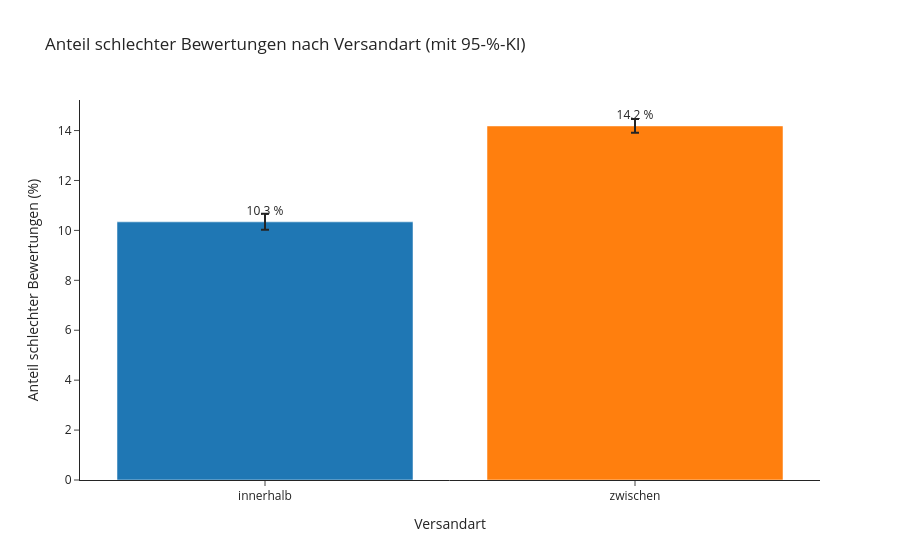

The code cell stored with this chart in its notebook:
### Code cell
# Daten für die Grafik vorbereiten
plot_a = tab_a.reset_index()
plot_a["Versandart"] = plot_a["interstate"].map({False: "innerhalb", True: "zwischen"})
plot_a["Anteil (%)"] = plot_a["share_bad"] * 100
plot_a["Fehler oben"] = (plot_a["ci_high"] - plot_a["share_bad"]) * 100
plot_a["Fehler unten"] = (plot_a["share_bad"] - plot_a["ci_low"]) * 100

# Balkendiagramm mit Konfidenzintervallen
fig = px.bar(
    plot_a,
    x="Versandart",
    y="Anteil (%)",
    error_y="Fehler oben",
    error_y_minus="Fehler unten",
    text=plot_a["Anteil (%)"].round(1).astype(str) + " %",
    hover_data={"n_orders": True, "n_bad": True},
    color="Versandart",
    title="Anteil schlechter Bewertungen nach Versandart (mit 95-%-KI)",
    template='simple_white'
)
fig.update_traces(textposition="outside")
fig.update_layout(showlegend=False, yaxis_title="Anteil schlechter Bewertungen (%)")
fig.show()

### Figure 1 — Plotly figure (JSON) as saved in the notebook; plotly's stock layout.template omitted (floating-point values rounded to 4 significant figures)
{"data": [{"customdata": [[34365, 3554]], "error_y": {"array": [0.3264], "arrayminus": [0.3175]}, "hovertemplate": "Versandart=%{x}<br>Anteil (%)=%{y}<br>text=%{text}<br>n_orders=%{customdata[0]}<br>n_bad=%{customdata[1]}<extra></extra>", "legendgroup": "innerhalb", "marker": {"color": "#1F77B4", "pattern": {"shape": ""}}, "name": "innerhalb", "orientation": "v", "showlegend": true, "text": ["10.3 %"], "textposition": "outside", "type": "bar", "x": ["innerhalb"], "xaxis": "x", "y": [10.34], "yaxis": "y"}, {"customdata": [[61459, 8718]], "error_y": {"array": [0.2781], "arrayminus": [0.2736]}, "hovertemplate": "Versandart=%{x}<br>Anteil (%)=%{y}<br>text=%{text}<br>n_orders=%{customdata[0]}<br>n_bad=%{customdata[1]}<extra></extra>", "legendgroup": "zwischen", "marker": {"color": "#FF7F0E", "pattern": {"shape": ""}}, "name": "zwischen", "orientation": "v", "showlegend": true, "text": ["14.2 %"], "textposition": "outside", "type": "bar", "x": ["zwischen"], "xaxis": "x", "y": [14.19], "yaxis": "y"}], "layout": {"barmode": "relative", "legend": {"title": {"text": "Versandart"}, "tracegroupgap": 0}, "showlegend": false, "title": {"text": "Anteil schlechter Bewertungen nach Versandart (mit 95-%-KI)"}, "xaxis": {"anchor": "y", "categoryarray": ["innerhalb", "zwischen"], "categoryorder": "array", "domain": [0, 1], "title": {"text": "Versandart"}}, "yaxis": {"anchor": "x", "domain": [0, 1], "title": {"text": "Anteil schlechter Bewertungen (%)"}}}}
